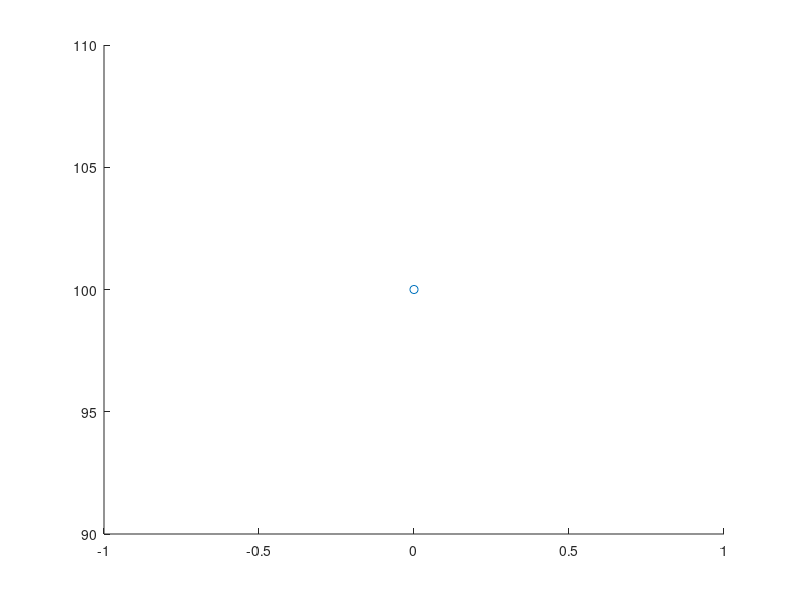

The MATLAB source for this figure:
% Load battery data
load BatterySOH.mat t SOH

% Take every 100 points
t = t(1:750:end);
SOH = SOH(1:750:end);
scatter(t,SOH)
save BatterySOH.mat t SOH



%%
%[text] ## Help us Improve
%[text] [Share your feedback](<matlab: ShareFeedback>) to help us improve this module.

%[appendix]{"version":"1.0"}
%---
%[metadata:view]
%   data: {"layout":"onright","rightPanelPercent":40}
%---
